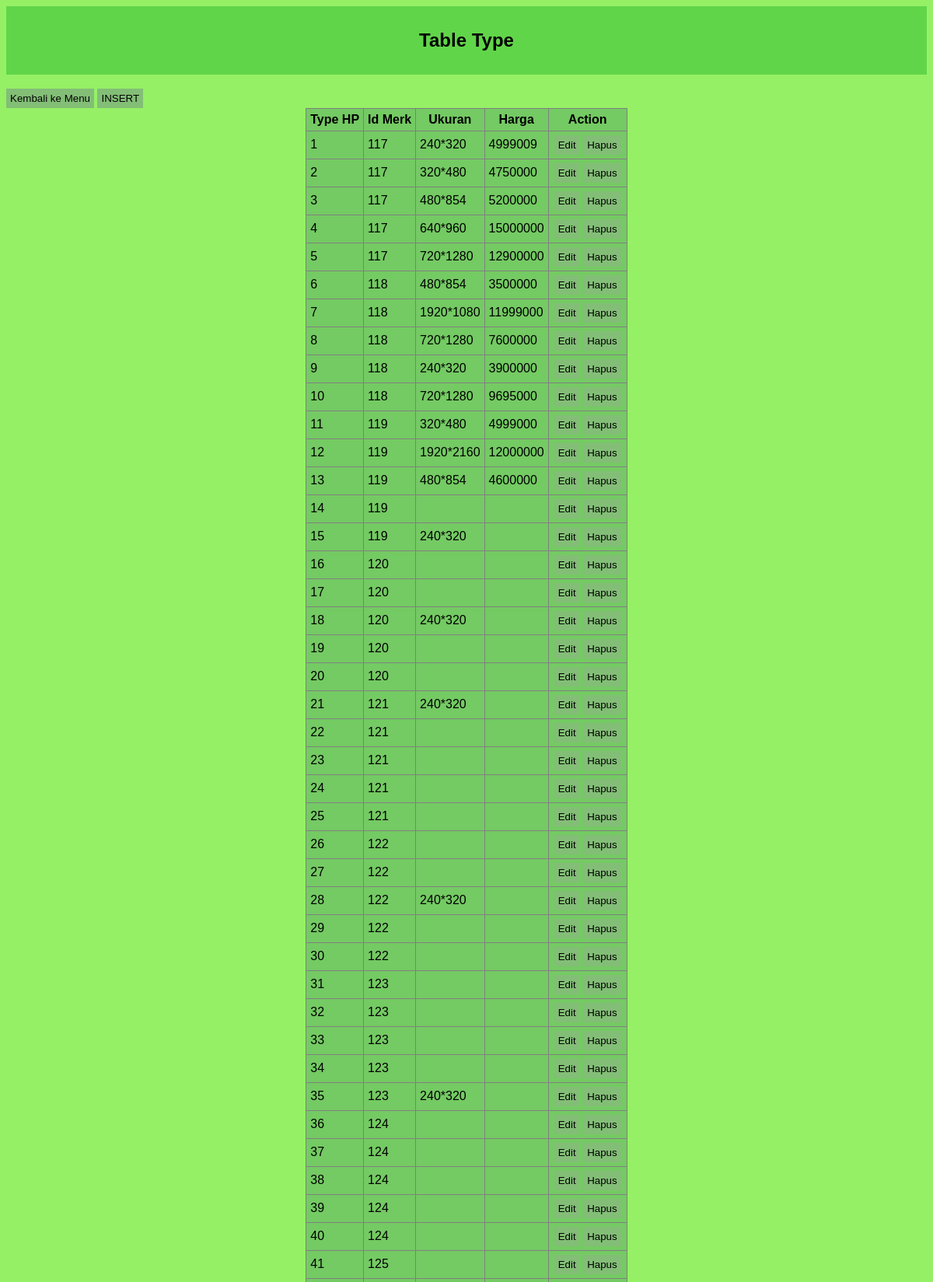
/Table_Type.php (upper part), run on the app's committed database.
### tables this page shows
CREATE TABLE `type_` (
  `Type_HP` int(11) NOT NULL AUTO_INCREMENT,
  `Id_Merk` int(11) DEFAULT NULL,
  `Ukuran` char(30) DEFAULT NULL,
  `Harga` int(11) DEFAULT NULL,
  PRIMARY KEY (`Type_HP`),
  KEY `id_merk` (`Id_Merk`),
  CONSTRAINT `type__ibfk_1` FOREIGN KEY (`Id_Merk`) REFERENCES `merk` (`Id_Merk`)
);

### Table_Type.php (the view, shortened to what this page needs)
<!DOCTYPE html>
<html>
<head>
	<link rel="stylesheet" type="text/css" href="style.css">
</head>
<body>
	<div class="judul">
		<h2>Table Type</h2>
	</div>
	<br />
	<a href="index.php">
		<button>Kembali ke Menu</button>
	</a>
<a href="tambah_type.php">
		<button>INSERT</button>
	</a>
        <table border="1" align="center" class="table">
			<tr>
				<th>Type HP</th>
				<th>Id Merk</th>
                <th>Ukuran</th>
                <th>Harga</th>
				<th>Action</th>
			</tr>
			<?php
			include "koneksi.php";
			$query = mysqli_query($con, "SELECT * FROM type_") or die(mysqli_error($con));
			while($data = mysqli_fetch_array($query)) { ?>
				<tr>
				<td><?php echo $data['Type_HP']; ?></td>
					<td><?php echo $data['Id_Merk']; ?></td>
                    <td><?php echo $data['Ukuran']; ?></td>
                    <td><?php echo $data['Harga']; ?></td>
					<td width="90px" align="center">
						<a href="edit_type.php?Type_HP=<?php echo $data['Type_HP']; ?>"><button>Edit</button></a>
						<a href="proses_hapus_type.php?Type_HP=<?php echo $data['Type_HP']; ?>" onclick="return confirm('Yakin hapus data?')"><button>Hapus</button></a>
					</td>
				</tr>
			<?php
			} ?>
		</table>
        <br />

### style.css (style rules this page uses)
body { font-family: 'Gill Sans', 'Gill Sans MT', Calibri, 'Trebuchet MS', sans-serif; background: rgb(149, 240, 101); }
.judul { background: #61d549; padding: 10px; text-align: center; }
a { text-decoration: none; }
button { border: 0px; padding: 5px; background-color: #83be77; }
.table { background-color: #74ca63; border-color: ; border-collapse: collapse; }
.table tr th, .table tr td { padding: 5px; }

### data on the page
type_: Type_HP "1", Id_Merk "117", Ukuran "240*320", Harga "4999009"
type_: Type_HP "2", Id_Merk "117", Ukuran "320*480", Harga "4750000"
type_: Type_HP "3", Id_Merk "117", Ukuran "480*854", Harga "5200000"
type_: Type_HP "4", Id_Merk "117", Ukuran "640*960", Harga "15000000"
type_: Type_HP "5", Id_Merk "117", Ukuran "720*1280", Harga "12900000"
type_: Type_HP "6", Id_Merk "118", Ukuran "480*854", Harga "3500000"
type_: Type_HP "7", Id_Merk "118", Ukuran "1920*1080", Harga "11999000"
type_: Type_HP "8", Id_Merk "118", Ukuran "720*1280", Harga "7600000"
type_: Type_HP "9", Id_Merk "118", Ukuran "240*320", Harga "3900000"
type_: Type_HP "10", Id_Merk "118", Ukuran "720*1280", Harga "9695000"
type_: Type_HP "11", Id_Merk "119", Ukuran "320*480", Harga "4999000"
type_: Type_HP "12", Id_Merk "119", Ukuran "1920*2160", Harga "12000000"
type_: Type_HP "13", Id_Merk "119", Ukuran "480*854", Harga "4600000"
type_: Type_HP "14", Id_Merk "119"
type_: Type_HP "15", Id_Merk "119", Ukuran "240*320"
type_: Type_HP "16", Id_Merk "120"
type_: Type_HP "17", Id_Merk "120"
type_: Type_HP "18", Id_Merk "120", Ukuran "240*320"
type_: Type_HP "19", Id_Merk "120"
type_: Type_HP "20", Id_Merk "120"
type_: Type_HP "21", Id_Merk "121", Ukuran "240*320"
type_: Type_HP "22", Id_Merk "121"
type_: Type_HP "23", Id_Merk "121"
type_: Type_HP "24", Id_Merk "121"
type_: Type_HP "25", Id_Merk "121"
type_: Type_HP "26", Id_Merk "122"
type_: Type_HP "27", Id_Merk "122"
type_: Type_HP "28", Id_Merk "122", Ukuran "240*320"
type_: Type_HP "29", Id_Merk "122"
type_: Type_HP "30", Id_Merk "122"
type_: Type_HP "31", Id_Merk "123"
type_: Type_HP "32", Id_Merk "123"
type_: Type_HP "33", Id_Merk "123"
type_: Type_HP "34", Id_Merk "123"
type_: Type_HP "35", Id_Merk "123", Ukuran "240*320"
type_: Type_HP "36", Id_Merk "124"
type_: Type_HP "37", Id_Merk "124"
type_: Type_HP "38", Id_Merk "124"
type_: Type_HP "39", Id_Merk "124"
type_: Type_HP "40", Id_Merk "124"
type_: Type_HP "41", Id_Merk "125"
